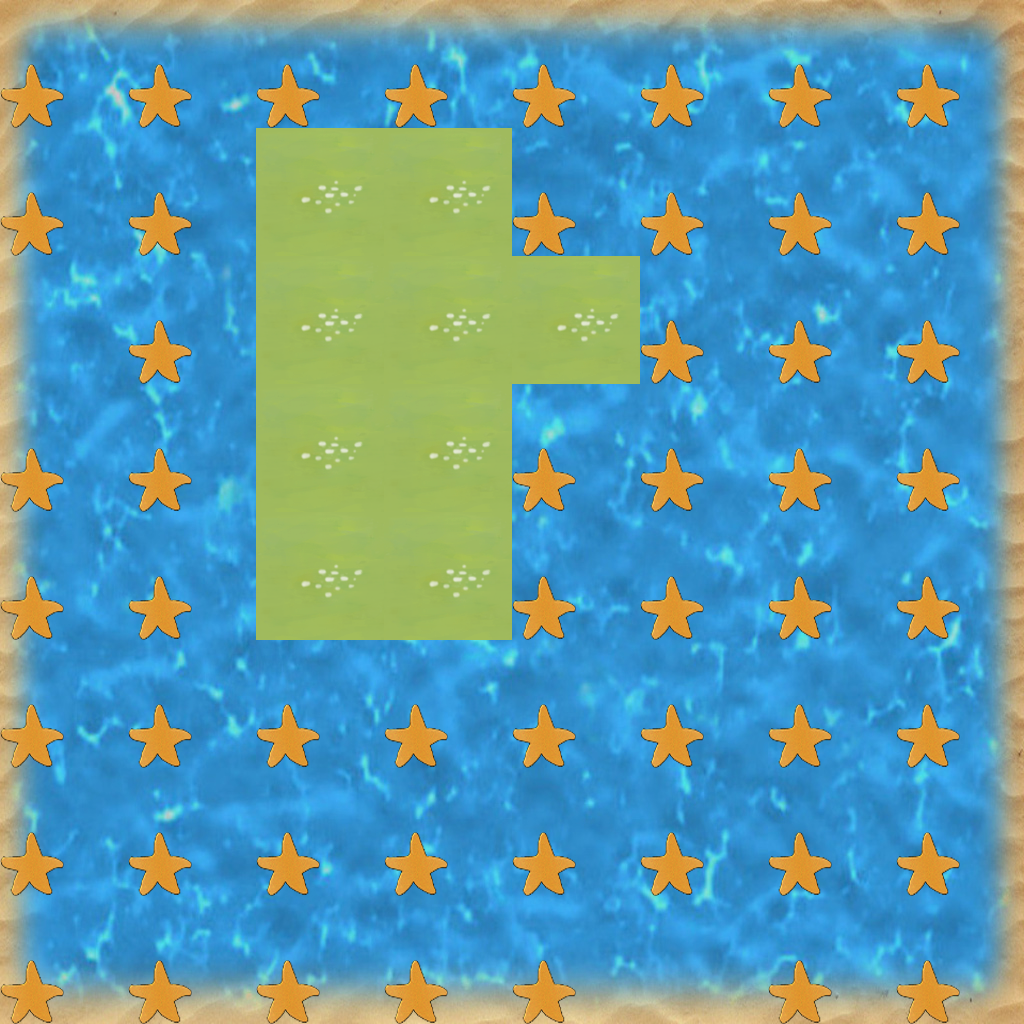

The image is a tile-based game level rendered from a .tmx file. Its description and source (layers, tilesets, objects; grid data summarised) follow:
An orthogonal 8x8 tile map with 128x128 px tiles, 1 tile layer (Tile Layer 1), 2 tilesets, 1 image layer and 11 objects.

<map version="1.2" tiledversion="1.2.0" orientation="orthogonal" renderorder="right-down" width="8" height="8" tilewidth="128" tileheight="128" infinite="0" nextlayerid="4" nextobjectid="19">
 <tileset firstgid="1" source="grass/grass_flowers1.tsx" />
 <tileset firstgid="2" source="grass/starfish.tsx" />
 <imagelayer id="2" name="Image Layer 1">
  <image source="large-water copy.jpg" width="1024" height="1024" />
 </imagelayer>
 <layer id="1" name="Tile Layer 1" width="8" height="8">
  <data>[64 cells, 62 non-empty, 2 distinct tile ids]</data>
 </layer>
 <objectgroup id="3" name="Object Layer 1">
  <object id="5" gid="2" x="851.878" y="261.989" width="64" height="64" />
  <object id="6" gid="2" x="599.342" y="185.326" width="64" height="64" />
  <object id="7" gid="2" x="599.342" y="185.326" width="64" height="64" />
  <object id="8" gid="2" x="236.32" y="189.835" width="64" height="64" />
  <object id="9" gid="2" x="92.0135" y="652.068" width="64" height="64" />
  <object id="10" gid="2" x="92.0135" y="652.068" width="64" height="64" />
  <object id="11" gid="2" x="236.32" y="809.903" width="64" height="64" />
  <object id="12" gid="2" x="612.87" y="832.451" width="64" height="64" />
  <object id="13" gid="2" x="639.928" y="712.947" width="64" height="64" />
  <object id="14" gid="2" x="781.98" y="692.654" width="64" height="64" />
  <object id="15" gid="2" x="845.114" y="606.972" width="64" height="64" />
 </objectgroup>
</map>
